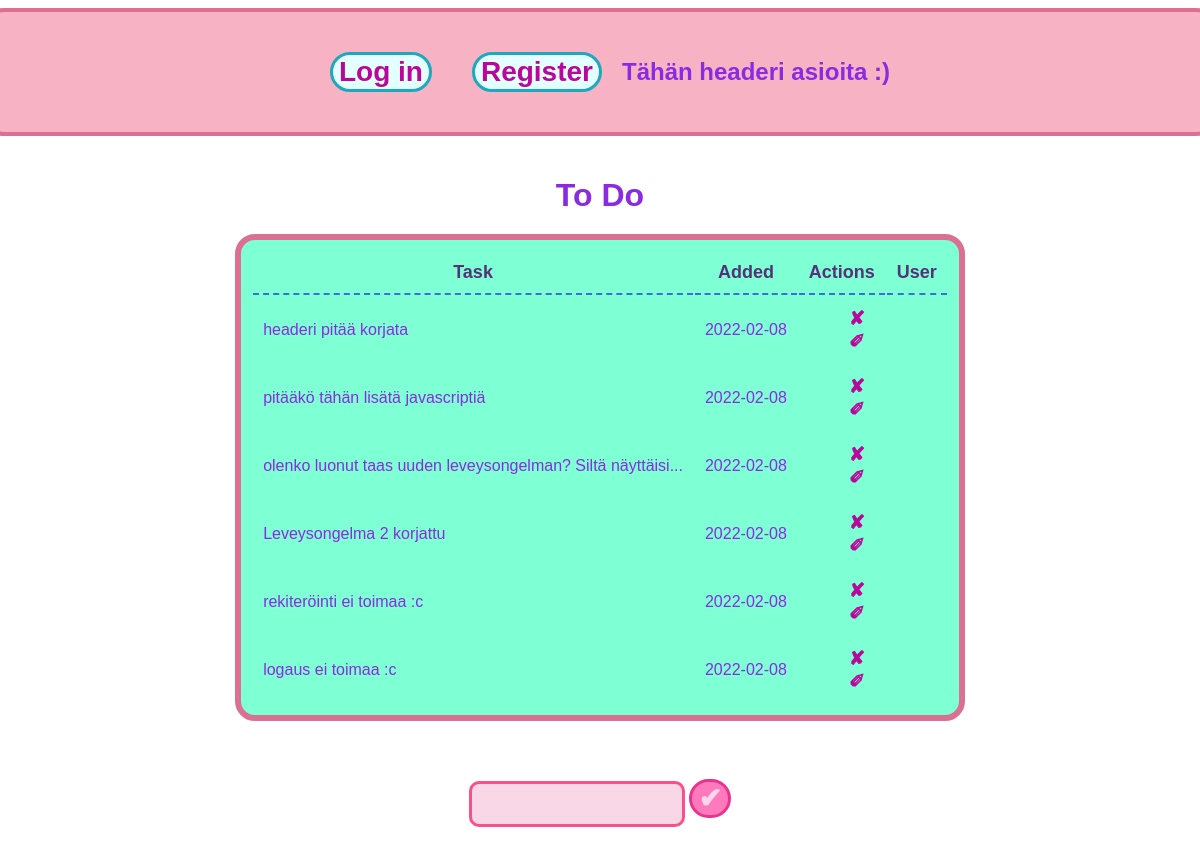
Before: / with the older database file.
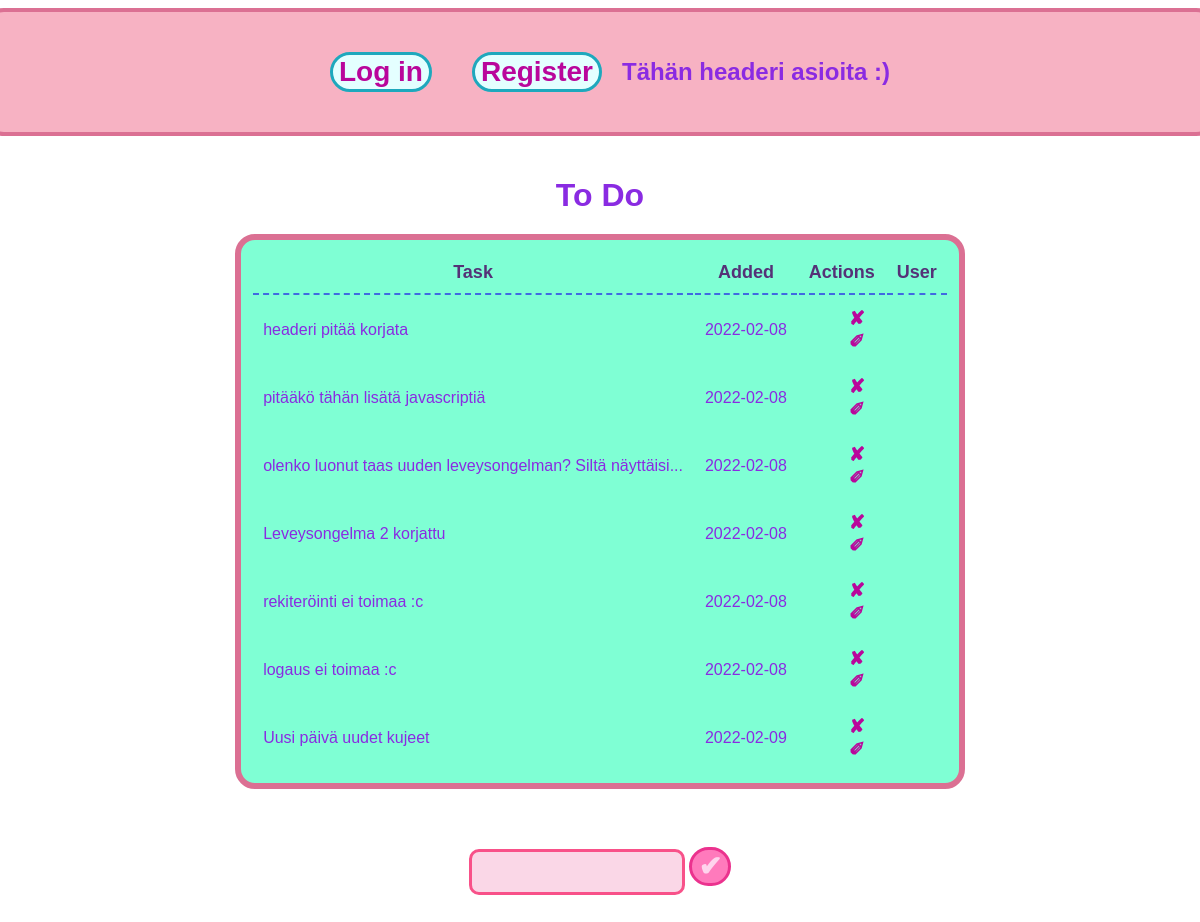
After: the same page with the newer database file.
### app.py (models this page shows, shortened)
class Todo(db.Model):
    id = db.Column(db.Integer, primary_key=True)
    content = db.Column(db.String(200), nullable=False)
    date_created = db.Column(db.DateTime, default=datetime.utcnow)

### app.py (the view)
@app.route('/', methods=['POST', 'GET'])
def index():
    if request.method == 'POST':
        task_content = request.form['content']
        new_task = Todo(content=task_content)
        try:
            db.session.add(new_task)
            db.session.commit()
            return redirect('/')
        except:
            return 'there was a problem'
    else:
        tasks = Todo.query.order_by(Todo.date_created).all()
        return render_template('index.html', tasks=tasks)

### templates/index.html (shortened to what this page needs)
{% extends 'base.html' %}
{% block body %}
<div class="page">
    <div class="header">
        <button class="headbutt">
            <a href="{{ url_for('login')}}">Log in</a>
        </button>
        <button class="headbutt">
            <a href="{{ url_for('register')}}">Register</a>
        </button>
        <h2>Tähän headeri asioita :)</h2>
    </div>
    <div class="content">
        <h1>To Do</h1>
        {% if tasks|length < 1 %}
        <h4>*crickets*</h4>
        {% else %}
        <table>
            <tr>
                <th>Task</th>
                <th>Added</th>
                <th>Actions</th>
                <th>User</th>
            </tr>
            {% for task in tasks %}
                <tr>
                    <td>{{ task.content }}</td>
                    <td>{{ task.date_created.date() }}</td>
                    <td class="buttons">
                        <a href="/delete/{{task.id}}">&#10008;</a>
                        <br>
                        <a href="/update/{{task.id}}">&#10000;</a>
                    </td>
                </tr>
            {% endfor %}
        </table>
        {% endif %}
        <br>
        <div class="form">
            <form action="/"method="POST">
                <input type="text" name="content" id="content">
                <input id="submit" type="submit" value="&#10004;">
            </form>
        </div>
</div>
</div>
{% endblock %}

### templates/base.html (shortened to what this page needs)
<!DOCTYPE html>
<html lang="en">
<head>
    <link rel="stylesheet" href="{{ url_for('static', filename='css/main.css') }}">
</head>
<body>
    {% block body %}{% endblock %}
</body>
</html>

### static/css/main.css (style rules this page uses)
.page { margin-top: 0; display: flex; flex-direction: column; align-items: center; justify-items: center; }
.content { margin-top: 0; font-family: 'Trebuchet MS', 'Lucida Sans Unicode', 'Lucida Grande', 'Lucida Sans', Arial, sans-serif; color: blueviolet; display: flex; align-items: center; justify-content: center; flex-direction: column; padding: 20px; }
.header { display: flex; flex-direction: row; align-items: center; justify-content: center; border: 4px solid palevioletred; border-radius: 20px; padding: 20px; background-color: rgb(247, 178, 195); width: 100%; margin-top: 0; font-family: 'Trebuchet MS', 'Lucida Sans Unicode', 'Lucida Grande', 'Lucida Sans', Arial, sans-serif; }
h2 { color: blueviolet; }
.headbutt { align-self: flex-start; margin: 20px; font-size: 28px; font-weight: bold; border-radius: 60px; padding: 0 20fr; color: blueviolet; text-align: center; border: 3px solid rgb(30, 168, 189); background-color: rgb(228, 255, 255); }
h1 { margin-bottom: 0; }
table { padding: 10px; background-color: aquamarine; border: 6px solid palevioletred; border-radius: 20px; max-width: 1.5fr; margin: 20px; }
th { font-size: large; padding: 10px; border-bottom: 2px dashed royalblue; color: rgb(85, 49, 119); }
tr { padding: auto; border-bottom: 1px solid royalblue; }
td { padding: 10px; }
.buttons { font-size: larger; font-weight: bold; padding-right: 20px; float: right; }
.form { display: flex; flex-direction: row; margin: 10px; }
input[type=button], input[type=submit] { padding: 0 6px; border-radius: 60px; font-size: 28px; font-weight: bolder; background-color: rgb(255, 122, 188); border: 3px solid rgb(235, 50, 142); color: rgb(255, 212, 237); margin-top: 10px; }
input[name=content] { border: 3px solid rgb(248, 81, 137); border-radius: 10px; height: 30px; max-width: 300px; min-width: 200px; text-decoration: none; margin: auto; padding: 5px; background-color: rgb(250, 215, 231); }
a { text-decoration: none; color: rgb(185, 6, 155); }

Changed rows visible on the page:
added Todo: content "Uusi päivä uudet kujeet", date_created "2022-02-09"
